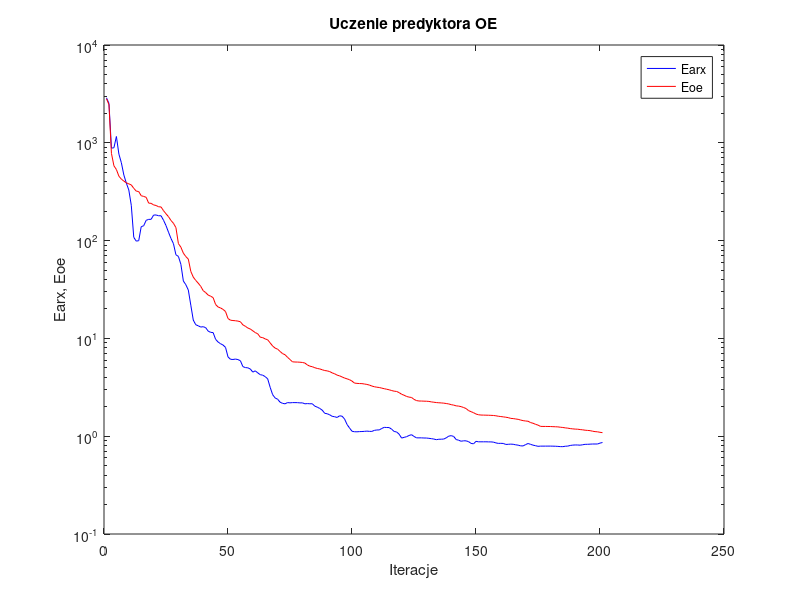
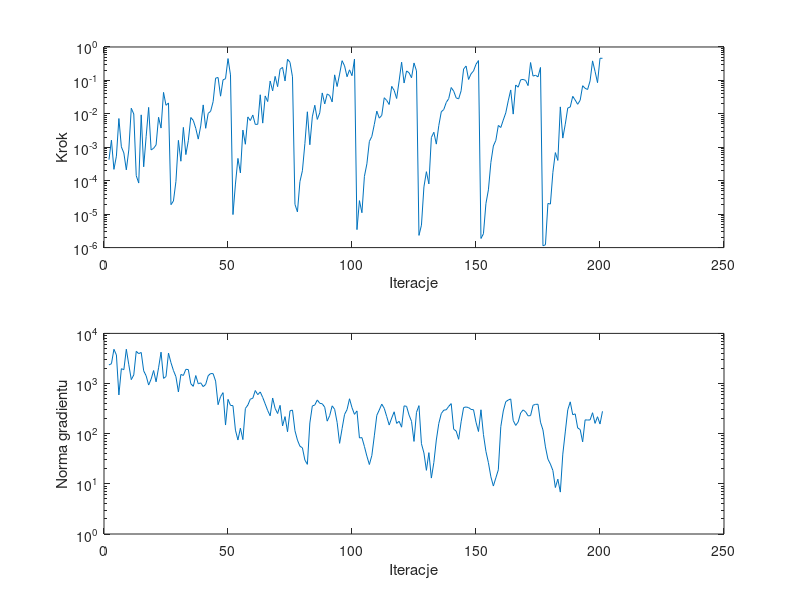

The MATLAB script that drew these images, in order:
%uczenie predyktora oe
clear all;
n=0; farx(n+1)=2.885862e+003; foe(n+1)=2.823961e+003; wspucz(n+1)=0.000000e+000; ng(n+1)=0.000000e+000;
%odnowa zmiennej metryki
n=1; farx(n+1)=2.528021e+003; foe(n+1)=2.453951e+003; krok(n+1)=4.261938e-004; ng(n+1)=2.356564e+003;
n=2; farx(n+1)=8.819672e+002; foe(n+1)=7.794921e+002; krok(n+1)=1.635770e-003; ng(n+1)=2.482012e+003;
n=3; farx(n+1)=8.904491e+002; foe(n+1)=5.817118e+002; krok(n+1)=2.186990e-004; ng(n+1)=4.821846e+003;
n=4; farx(n+1)=1.160491e+003; foe(n+1)=5.329342e+002; krok(n+1)=5.428423e-004; ng(n+1)=3.715305e+003;
n=5; farx(n+1)=7.669783e+002; foe(n+1)=4.558365e+002; krok(n+1)=7.251821e-003; ng(n+1)=5.925121e+002;
n=6; farx(n+1)=6.254583e+002; foe(n+1)=4.248957e+002; krok(n+1)=1.031685e-003; ng(n+1)=1.978664e+003;
n=7; farx(n+1)=4.689168e+002; foe(n+1)=4.061439e+002; krok(n+1)=6.767654e-004; ng(n+1)=1.889828e+003;
n=8; farx(n+1)=3.874273e+002; foe(n+1)=3.898215e+002; krok(n+1)=2.116763e-004; ng(n+1)=4.832030e+003;
n=9; farx(n+1)=3.293535e+002; foe(n+1)=3.804814e+002; krok(n+1)=8.336543e-004; ng(n+1)=2.370887e+003;
n=10; farx(n+1)=2.296436e+002; foe(n+1)=3.710807e+002; krok(n+1)=1.473291e-002; ng(n+1)=1.196079e+003;
n=11; farx(n+1)=1.080238e+002; foe(n+1)=3.424266e+002; krok(n+1)=9.904093e-003; ng(n+1)=1.487252e+003;
n=12; farx(n+1)=9.875665e+001; foe(n+1)=3.206695e+002; krok(n+1)=1.413318e-004; ng(n+1)=4.389723e+003;
n=13; farx(n+1)=9.983658e+001; foe(n+1)=3.172665e+002; krok(n+1)=8.528034e-005; ng(n+1)=3.945529e+003;
n=14; farx(n+1)=1.387180e+002; foe(n+1)=2.877618e+002; krok(n+1)=9.326355e-003; ng(n+1)=4.168417e+003;
n=15; farx(n+1)=1.419298e+002; foe(n+1)=2.829175e+002; krok(n+1)=2.612599e-004; ng(n+1)=1.793941e+003;
n=16; farx(n+1)=1.611859e+002; foe(n+1)=2.773120e+002; krok(n+1)=2.133516e-003; ng(n+1)=1.421715e+003;
n=17; farx(n+1)=1.647826e+002; foe(n+1)=2.417571e+002; krok(n+1)=1.559909e-002; ng(n+1)=9.328673e+002;
n=18; farx(n+1)=1.650684e+002; foe(n+1)=2.404248e+002; krok(n+1)=8.336543e-004; ng(n+1)=1.227423e+003;
n=19; farx(n+1)=1.823657e+002; foe(n+1)=2.317074e+002; krok(n+1)=9.317073e-004; ng(n+1)=1.818790e+003;
n=20; farx(n+1)=1.828966e+002; foe(n+1)=2.285822e+002; krok(n+1)=1.177143e-003; ng(n+1)=1.082468e+003;
n=21; farx(n+1)=1.795352e+002; foe(n+1)=2.218719e+002; krok(n+1)=7.903897e-003; ng(n+1)=2.059689e+003;
n=22; farx(n+1)=1.795250e+002; foe(n+1)=2.207605e+002; krok(n+1)=3.758503e-003; ng(n+1)=4.225497e+003;
n=23; farx(n+1)=1.614846e+002; foe(n+1)=2.022406e+002; krok(n+1)=4.382471e-002; ng(n+1)=1.267850e+003;
n=24; farx(n+1)=1.424350e+002; foe(n+1)=1.880775e+002; krok(n+1)=1.803262e-002; ng(n+1)=1.378916e+003;
n=25; farx(n+1)=1.220036e+002; foe(n+1)=1.756985e+002; krok(n+1)=2.117616e-002; ng(n+1)=4.042960e+003;
%odnowa zmiennej metryki
n=26; farx(n+1)=1.052795e+002; foe(n+1)=1.606969e+002; krok(n+1)=1.924408e-005; ng(n+1)=2.609577e+003;
n=27; farx(n+1)=9.313932e+001; foe(n+1)=1.503573e+002; krok(n+1)=2.480406e-005; ng(n+1)=1.820707e+003;
n=28; farx(n+1)=7.160054e+001; foe(n+1)=1.357832e+002; krok(n+1)=9.488657e-005; ng(n+1)=1.371334e+003;
n=29; farx(n+1)=6.893743e+001; foe(n+1)=9.321277e+001; krok(n+1)=1.612540e-003; ng(n+1)=6.793169e+002;
n=30; farx(n+1)=5.718826e+001; foe(n+1)=8.560940e+001; krok(n+1)=3.831728e-004; ng(n+1)=1.518978e+003;
n=31; farx(n+1)=3.862015e+001; foe(n+1)=7.440899e+001; krok(n+1)=3.937497e-003; ng(n+1)=1.449604e+003;
n=32; farx(n+1)=3.538719e+001; foe(n+1)=6.862540e+001; krok(n+1)=6.052069e-004; ng(n+1)=1.923191e+003;
n=33; farx(n+1)=3.121711e+001; foe(n+1)=6.468706e+001; krok(n+1)=1.575776e-003; ng(n+1)=1.898451e+003;
n=34; farx(n+1)=2.187414e+001; foe(n+1)=4.842146e+001; krok(n+1)=7.777754e-003; ng(n+1)=9.923033e+002;
n=35; farx(n+1)=1.539266e+001; foe(n+1)=4.232367e+001; krok(n+1)=6.353015e-003; ng(n+1)=8.794789e+002;
n=36; farx(n+1)=1.379058e+001; foe(n+1)=3.916268e+001; krok(n+1)=3.692938e-003; ng(n+1)=1.443801e+003;
n=37; farx(n+1)=1.345856e+001; foe(n+1)=3.669873e+001; krok(n+1)=1.757317e-003; ng(n+1)=9.886987e+002;
n=38; farx(n+1)=1.305982e+001; foe(n+1)=3.407607e+001; krok(n+1)=4.341280e-003; ng(n+1)=1.032614e+003;
n=39; farx(n+1)=1.317617e+001; foe(n+1)=3.075934e+001; krok(n+1)=1.851676e-002; ng(n+1)=8.675051e+002;
n=40; farx(n+1)=1.288452e+001; foe(n+1)=2.940485e+001; krok(n+1)=3.699641e-003; ng(n+1)=9.619135e+002;
n=41; farx(n+1)=1.186874e+001; foe(n+1)=2.774434e+001; krok(n+1)=1.032555e-002; ng(n+1)=1.431697e+003;
n=42; farx(n+1)=1.153182e+001; foe(n+1)=2.702396e+001; krok(n+1)=1.196445e-002; ng(n+1)=1.583809e+003;
n=43; farx(n+1)=1.146773e+001; foe(n+1)=2.611426e+001; krok(n+1)=2.320653e-002; ng(n+1)=1.573801e+003;
n=44; farx(n+1)=9.788935e+000; foe(n+1)=2.221184e+001; krok(n+1)=1.170340e-001; ng(n+1)=1.118949e+003;
n=45; farx(n+1)=9.185625e+000; foe(n+1)=2.095654e+001; krok(n+1)=1.221956e-001; ng(n+1)=3.787243e+002;
n=46; farx(n+1)=8.818556e+000; foe(n+1)=2.047535e+001; krok(n+1)=3.377395e-002; ng(n+1)=5.488639e+002;
n=47; farx(n+1)=8.556261e+000; foe(n+1)=1.980704e+001; krok(n+1)=1.041792e-001; ng(n+1)=6.585507e+002;
n=48; farx(n+1)=8.095347e+000; foe(n+1)=1.882427e+001; krok(n+1)=1.124683e-001; ng(n+1)=1.488623e+002;
n=49; farx(n+1)=6.469681e+000; foe(n+1)=1.596637e+001; krok(n+1)=4.500546e-001; ng(n+1)=4.843111e+002;
n=50; farx(n+1)=6.117591e+000; foe(n+1)=1.534822e+001; krok(n+1)=1.464036e-001; ng(n+1)=3.665480e+002;
%odnowa zmiennej metryki
n=51; farx(n+1)=6.086628e+000; foe(n+1)=1.523293e+001; krok(n+1)=9.716744e-006; ng(n+1)=3.624363e+002;
n=52; farx(n+1)=6.148618e+000; foe(n+1)=1.515964e+001; krok(n+1)=7.948838e-005; ng(n+1)=1.176228e+002;
n=53; farx(n+1)=6.074455e+000; foe(n+1)=1.502424e+001; krok(n+1)=4.652564e-004; ng(n+1)=7.492912e+001;
n=54; farx(n+1)=5.908129e+000; foe(n+1)=1.480176e+001; krok(n+1)=1.711903e-004; ng(n+1)=1.290768e+002;
n=55; farx(n+1)=5.146007e+000; foe(n+1)=1.375774e+001; krok(n+1)=3.271540e-003; ng(n+1)=7.623272e+001;
n=56; farx(n+1)=5.030549e+000; foe(n+1)=1.330621e+001; krok(n+1)=1.232480e-003; ng(n+1)=3.179495e+002;
n=57; farx(n+1)=5.002764e+000; foe(n+1)=1.276735e+001; krok(n+1)=8.108296e-003; ng(n+1)=3.722422e+002;
n=58; farx(n+1)=4.865609e+000; foe(n+1)=1.247401e+001; krok(n+1)=6.303106e-003; ng(n+1)=4.894378e+002;
n=59; farx(n+1)=4.523296e+000; foe(n+1)=1.195415e+001; krok(n+1)=9.231862e-003; ng(n+1)=5.087738e+002;
n=60; farx(n+1)=4.659504e+000; foe(n+1)=1.146911e+001; krok(n+1)=4.829711e-003; ng(n+1)=7.262576e+002;
n=61; farx(n+1)=4.442572e+000; foe(n+1)=1.114673e+001; krok(n+1)=4.880194e-003; ng(n+1)=5.998115e+002;
n=62; farx(n+1)=4.256342e+000; foe(n+1)=1.028396e+001; krok(n+1)=3.722882e-002; ng(n+1)=6.803908e+002;
n=63; farx(n+1)=4.206927e+000; foe(n+1)=1.018487e+001; krok(n+1)=5.282547e-003; ng(n+1)=5.273084e+002;
n=64; farx(n+1)=4.064816e+000; foe(n+1)=9.878249e+000; krok(n+1)=3.432277e-002; ng(n+1)=3.934891e+002;
n=65; farx(n+1)=3.859082e+000; foe(n+1)=9.678995e+000; krok(n+1)=2.331518e-002; ng(n+1)=2.898770e+002;
n=66; farx(n+1)=3.160688e+000; foe(n+1)=8.997083e+000; krok(n+1)=9.595947e-002; ng(n+1)=2.275251e+002;
n=67; farx(n+1)=2.658702e+000; foe(n+1)=8.356298e+000; krok(n+1)=4.880471e-002; ng(n+1)=5.150493e+002;
n=68; farx(n+1)=2.461461e+000; foe(n+1)=7.960689e+000; krok(n+1)=1.320406e-001; ng(n+1)=3.197923e+002;
n=69; farx(n+1)=2.389907e+000; foe(n+1)=7.763544e+000; krok(n+1)=6.504518e-002; ng(n+1)=2.523358e+002;
n=70; farx(n+1)=2.226770e+000; foe(n+1)=7.356842e+000; krok(n+1)=2.162376e-001; ng(n+1)=3.676233e+002;
n=71; farx(n+1)=2.167630e+000; foe(n+1)=6.989200e+000; krok(n+1)=2.457675e-001; ng(n+1)=1.427801e+002;
n=72; farx(n+1)=2.143238e+000; foe(n+1)=6.808556e+000; krok(n+1)=9.636975e-002; ng(n+1)=2.192399e+002;
n=73; farx(n+1)=2.207295e+000; foe(n+1)=6.409483e+000; krok(n+1)=4.310227e-001; ng(n+1)=1.092660e+002;
n=74; farx(n+1)=2.192680e+000; foe(n+1)=6.080960e+000; krok(n+1)=3.485301e-001; ng(n+1)=2.860700e+002;
n=75; farx(n+1)=2.206123e+000; foe(n+1)=5.763081e+000; krok(n+1)=1.280789e-001; ng(n+1)=2.957637e+002;
%odnowa zmiennej metryki
n=76; farx(n+1)=2.205212e+000; foe(n+1)=5.734658e+000; krok(n+1)=1.961815e-005; ng(n+1)=1.144834e+002;
n=77; farx(n+1)=2.203963e+000; foe(n+1)=5.729120e+000; krok(n+1)=1.168301e-005; ng(n+1)=7.455700e+001;
n=78; farx(n+1)=2.190604e+000; foe(n+1)=5.708002e+000; krok(n+1)=9.411109e-005; ng(n+1)=5.628663e+001;
n=79; farx(n+1)=2.193371e+000; foe(n+1)=5.675535e+000; krok(n+1)=1.991080e-004; ng(n+1)=5.231024e+001;
n=80; farx(n+1)=2.143621e+000; foe(n+1)=5.597617e+000; krok(n+1)=1.284763e-003; ng(n+1)=2.985229e+001;
n=81; farx(n+1)=2.155103e+000; foe(n+1)=5.354279e+000; krok(n+1)=1.153579e-002; ng(n+1)=2.448725e+001;
n=82; farx(n+1)=2.145735e+000; foe(n+1)=5.199762e+000; krok(n+1)=1.191677e-003; ng(n+1)=1.634252e+002;
n=83; farx(n+1)=2.147236e+000; foe(n+1)=5.137027e+000; krok(n+1)=8.130648e-003; ng(n+1)=3.575600e+002;
n=84; farx(n+1)=2.028965e+000; foe(n+1)=5.015582e+000; krok(n+1)=1.810110e-002; ng(n+1)=3.735133e+002;
n=85; farx(n+1)=1.981767e+000; foe(n+1)=4.927807e+000; krok(n+1)=6.819101e-003; ng(n+1)=4.711587e+002;
n=86; farx(n+1)=1.922197e+000; foe(n+1)=4.872717e+000; krok(n+1)=1.071180e-002; ng(n+1)=4.039096e+002;
n=87; farx(n+1)=1.845976e+000; foe(n+1)=4.780227e+000; krok(n+1)=4.226396e-002; ng(n+1)=3.953947e+002;
n=88; farx(n+1)=1.714320e+000; foe(n+1)=4.692294e+000; krok(n+1)=1.979909e-002; ng(n+1)=3.374664e+002;
n=89; farx(n+1)=1.696755e+000; foe(n+1)=4.655489e+000; krok(n+1)=3.943936e-002; ng(n+1)=1.779518e+002;
n=90; farx(n+1)=1.655256e+000; foe(n+1)=4.578983e+000; krok(n+1)=3.522595e-002; ng(n+1)=2.291194e+002;
n=91; farx(n+1)=1.597369e+000; foe(n+1)=4.441833e+000; krok(n+1)=2.272818e-002; ng(n+1)=3.592126e+002;
n=92; farx(n+1)=1.581407e+000; foe(n+1)=4.347053e+000; krok(n+1)=1.467726e-001; ng(n+1)=3.064416e+002;
n=93; farx(n+1)=1.554946e+000; foe(n+1)=4.211941e+000; krok(n+1)=6.570688e-002; ng(n+1)=1.679360e+002;
n=94; farx(n+1)=1.617025e+000; foe(n+1)=4.140025e+000; krok(n+1)=1.545508e-001; ng(n+1)=6.421199e+001;
n=95; farx(n+1)=1.601355e+000; foe(n+1)=4.036099e+000; krok(n+1)=3.891962e-001; ng(n+1)=1.263172e+002;
n=96; farx(n+1)=1.499929e+000; foe(n+1)=3.932753e+000; krok(n+1)=2.725909e-001; ng(n+1)=2.424035e+002;
n=97; farx(n+1)=1.317833e+000; foe(n+1)=3.859415e+000; krok(n+1)=1.288873e-001; ng(n+1)=3.023474e+002;
n=98; farx(n+1)=1.213732e+000; foe(n+1)=3.782906e+000; krok(n+1)=2.073757e-001; ng(n+1)=4.971155e+002;
n=99; farx(n+1)=1.123512e+000; foe(n+1)=3.659434e+000; krok(n+1)=1.383675e-001; ng(n+1)=3.299884e+002;
n=100; farx(n+1)=1.110828e+000; foe(n+1)=3.493855e+000; krok(n+1)=4.364225e-001; ng(n+1)=2.431214e+002;
%odnowa zmiennej metryki
n=101; farx(n+1)=1.109358e+000; foe(n+1)=3.468167e+000; krok(n+1)=3.445799e-006; ng(n+1)=2.845150e+002;
n=102; farx(n+1)=1.114304e+000; foe(n+1)=3.455124e+000; krok(n+1)=2.541507e-005; ng(n+1)=8.228090e+001;
n=103; farx(n+1)=1.116633e+000; foe(n+1)=3.448916e+000; krok(n+1)=1.103022e-005; ng(n+1)=8.361441e+001;
n=104; farx(n+1)=1.120906e+000; foe(n+1)=3.417961e+000; krok(n+1)=1.347782e-004; ng(n+1)=5.574067e+001;
n=105; farx(n+1)=1.127655e+000; foe(n+1)=3.384179e+000; krok(n+1)=3.199854e-004; ng(n+1)=3.564697e+001;
n=106; farx(n+1)=1.120787e+000; foe(n+1)=3.334532e+000; krok(n+1)=1.495225e-003; ng(n+1)=2.429179e+001;
n=107; farx(n+1)=1.119567e+000; foe(n+1)=3.257961e+000; krok(n+1)=2.117016e-003; ng(n+1)=3.678995e+001;
n=108; farx(n+1)=1.147100e+000; foe(n+1)=3.205582e+000; krok(n+1)=4.830641e-003; ng(n+1)=9.063545e+001;
n=109; farx(n+1)=1.158140e+000; foe(n+1)=3.169329e+000; krok(n+1)=1.208515e-002; ng(n+1)=2.323912e+002;
n=110; farx(n+1)=1.159406e+000; foe(n+1)=3.147815e+000; krok(n+1)=7.444102e-003; ng(n+1)=2.975124e+002;
n=111; farx(n+1)=1.199996e+000; foe(n+1)=3.100997e+000; krok(n+1)=9.019129e-003; ng(n+1)=3.892983e+002;
n=112; farx(n+1)=1.232078e+000; foe(n+1)=3.060418e+000; krok(n+1)=3.034235e-002; ng(n+1)=3.205385e+002;
n=113; farx(n+1)=1.227144e+000; foe(n+1)=3.019894e+000; krok(n+1)=2.512560e-002; ng(n+1)=2.196822e+002;
n=114; farx(n+1)=1.225312e+000; foe(n+1)=2.982681e+000; krok(n+1)=1.906683e-002; ng(n+1)=1.488388e+002;
n=115; farx(n+1)=1.178413e+000; foe(n+1)=2.929108e+000; krok(n+1)=6.640781e-002; ng(n+1)=2.048340e+002;
n=116; farx(n+1)=1.118014e+000; foe(n+1)=2.886863e+000; krok(n+1)=5.034993e-002; ng(n+1)=2.734679e+002;
n=117; farx(n+1)=1.104427e+000; foe(n+1)=2.867290e+000; krok(n+1)=2.876644e-002; ng(n+1)=1.606297e+002;
n=118; farx(n+1)=1.048583e+000; foe(n+1)=2.790085e+000; krok(n+1)=9.685822e-002; ng(n+1)=1.766778e+002;
n=119; farx(n+1)=9.573046e-001; foe(n+1)=2.685615e+000; krok(n+1)=3.505976e-001; ng(n+1)=1.349005e+002;
n=120; farx(n+1)=9.731031e-001; foe(n+1)=2.624483e+000; krok(n+1)=8.373214e-002; ng(n+1)=3.587520e+002;
n=121; farx(n+1)=9.883845e-001; foe(n+1)=2.549571e+000; krok(n+1)=1.919924e-001; ng(n+1)=3.513288e+002;
n=122; farx(n+1)=1.016735e+000; foe(n+1)=2.510193e+000; krok(n+1)=1.697026e-001; ng(n+1)=2.359414e+002;
n=123; farx(n+1)=1.036539e+000; foe(n+1)=2.490103e+000; krok(n+1)=1.200480e-001; ng(n+1)=1.764549e+002;
n=124; farx(n+1)=9.946032e-001; foe(n+1)=2.380923e+000; krok(n+1)=3.326660e-001; ng(n+1)=7.013982e+001;
n=125; farx(n+1)=9.623498e-001; foe(n+1)=2.313576e+000; krok(n+1)=1.933624e-001; ng(n+1)=2.663413e+002;
%odnowa zmiennej metryki
n=126; farx(n+1)=9.619449e-001; foe(n+1)=2.290229e+000; krok(n+1)=2.315967e-006; ng(n+1)=3.627279e+002;
n=127; farx(n+1)=9.617642e-001; foe(n+1)=2.288758e+000; krok(n+1)=4.682781e-006; ng(n+1)=6.313592e+001;
n=128; farx(n+1)=9.585102e-001; foe(n+1)=2.282158e+000; krok(n+1)=6.535236e-005; ng(n+1)=4.137999e+001;
n=129; farx(n+1)=9.579997e-001; foe(n+1)=2.278439e+000; krok(n+1)=1.864752e-004; ng(n+1)=1.859510e+001;
n=130; farx(n+1)=9.513936e-001; foe(n+1)=2.268316e+000; krok(n+1)=8.029770e-005; ng(n+1)=4.191913e+001;
n=131; farx(n+1)=9.439672e-001; foe(n+1)=2.243154e+000; krok(n+1)=1.958383e-003; ng(n+1)=1.304217e+001;
n=132; farx(n+1)=9.352544e-001; foe(n+1)=2.225359e+000; krok(n+1)=2.818159e-003; ng(n+1)=2.663443e+001;
n=133; farx(n+1)=9.212795e-001; foe(n+1)=2.208290e+000; krok(n+1)=1.244450e-003; ng(n+1)=7.484822e+001;
n=134; farx(n+1)=9.307871e-001; foe(n+1)=2.197120e+000; krok(n+1)=4.483426e-003; ng(n+1)=1.605313e+002;
n=135; farx(n+1)=9.317172e-001; foe(n+1)=2.189391e+000; krok(n+1)=1.154146e-002; ng(n+1)=2.519892e+002;
n=136; farx(n+1)=9.352289e-001; foe(n+1)=2.177397e+000; krok(n+1)=1.346946e-002; ng(n+1)=2.943478e+002;
n=137; farx(n+1)=9.623970e-001; foe(n+1)=2.158669e+000; krok(n+1)=2.191235e-002; ng(n+1)=2.999348e+002;
n=138; farx(n+1)=1.000829e+000; foe(n+1)=2.137268e+000; krok(n+1)=2.857938e-002; ng(n+1)=3.508488e+002;
n=139; farx(n+1)=1.013578e+000; foe(n+1)=2.101219e+000; krok(n+1)=6.137372e-002; ng(n+1)=3.981336e+002;
n=140; farx(n+1)=9.937594e-001; foe(n+1)=2.079107e+000; krok(n+1)=4.773765e-002; ng(n+1)=1.228452e+002;
n=141; farx(n+1)=9.242585e-001; foe(n+1)=2.043495e+000; krok(n+1)=3.012318e-002; ng(n+1)=1.128147e+002;
n=142; farx(n+1)=9.100596e-001; foe(n+1)=2.031065e+000; krok(n+1)=2.800363e-002; ng(n+1)=7.737376e+001;
n=143; farx(n+1)=8.879042e-001; foe(n+1)=2.006285e+000; krok(n+1)=4.904612e-002; ng(n+1)=1.729661e+002;
n=144; farx(n+1)=8.976760e-001; foe(n+1)=1.964726e+000; krok(n+1)=2.193298e-001; ng(n+1)=3.323714e+002;
n=145; farx(n+1)=8.963934e-001; foe(n+1)=1.917776e+000; krok(n+1)=2.696528e-001; ng(n+1)=3.409348e+002;
n=146; farx(n+1)=8.800057e-001; foe(n+1)=1.826552e+000; krok(n+1)=1.067078e-001; ng(n+1)=3.318778e+002;
n=147; farx(n+1)=8.444087e-001; foe(n+1)=1.781695e+000; krok(n+1)=1.576475e-001; ng(n+1)=3.049817e+002;
n=148; farx(n+1)=8.357791e-001; foe(n+1)=1.739742e+000; krok(n+1)=1.914145e-001; ng(n+1)=3.007002e+002;
n=149; farx(n+1)=8.860905e-001; foe(n+1)=1.685603e+000; krok(n+1)=3.041953e-001; ng(n+1)=1.692352e+002;
n=150; farx(n+1)=8.764742e-001; foe(n+1)=1.657269e+000; krok(n+1)=3.923690e-001; ng(n+1)=1.105483e+002;
%odnowa zmiennej metryki
n=151; farx(n+1)=8.763241e-001; foe(n+1)=1.645474e+000; krok(n+1)=1.871546e-006; ng(n+1)=2.999651e+002;
n=152; farx(n+1)=8.764130e-001; foe(n+1)=1.643467e+000; krok(n+1)=2.597363e-006; ng(n+1)=9.624551e+001;
n=153; farx(n+1)=8.767556e-001; foe(n+1)=1.640607e+000; krok(n+1)=2.069140e-005; ng(n+1)=4.443699e+001;
n=154; farx(n+1)=8.749914e-001; foe(n+1)=1.638216e+000; krok(n+1)=5.338120e-005; ng(n+1)=2.648009e+001;
n=155; farx(n+1)=8.745119e-001; foe(n+1)=1.634165e+000; krok(n+1)=3.534472e-004; ng(n+1)=1.380194e+001;
n=156; farx(n+1)=8.700416e-001; foe(n+1)=1.629278e+000; krok(n+1)=1.093065e-003; ng(n+1)=9.041690e+000;
n=157; farx(n+1)=8.544528e-001; foe(n+1)=1.617813e+000; krok(n+1)=1.611746e-003; ng(n+1)=1.315301e+001;
n=158; farx(n+1)=8.442807e-001; foe(n+1)=1.599632e+000; krok(n+1)=4.508154e-003; ng(n+1)=1.907604e+001;
n=159; farx(n+1)=8.457041e-001; foe(n+1)=1.588750e+000; krok(n+1)=3.902711e-003; ng(n+1)=1.381813e+002;
n=160; farx(n+1)=8.432110e-001; foe(n+1)=1.576603e+000; krok(n+1)=6.543079e-003; ng(n+1)=2.839168e+002;
n=161; farx(n+1)=8.238879e-001; foe(n+1)=1.563419e+000; krok(n+1)=1.071180e-002; ng(n+1)=4.347216e+002;
n=162; farx(n+1)=8.264040e-001; foe(n+1)=1.548828e+000; krok(n+1)=2.452306e-002; ng(n+1)=4.688037e+002;
n=163; farx(n+1)=8.299801e-001; foe(n+1)=1.521010e+000; krok(n+1)=5.184392e-002; ng(n+1)=4.932179e+002;
n=164; farx(n+1)=8.267933e-001; foe(n+1)=1.514786e+000; krok(n+1)=9.832841e-003; ng(n+1)=1.840269e+002;
n=165; farx(n+1)=8.164745e-001; foe(n+1)=1.500153e+000; krok(n+1)=7.301859e-002; ng(n+1)=1.462292e+002;
n=166; farx(n+1)=8.097393e-001; foe(n+1)=1.487310e+000; krok(n+1)=6.268030e-002; ng(n+1)=1.711561e+002;
n=167; farx(n+1)=7.969625e-001; foe(n+1)=1.462663e+000; krok(n+1)=1.042621e-001; ng(n+1)=2.588761e+002;
n=168; farx(n+1)=7.952741e-001; foe(n+1)=1.442831e+000; krok(n+1)=1.071906e-001; ng(n+1)=2.979972e+002;
n=169; farx(n+1)=8.210906e-001; foe(n+1)=1.430581e+000; krok(n+1)=1.000852e-001; ng(n+1)=2.732046e+002;
n=170; farx(n+1)=8.420826e-001; foe(n+1)=1.422276e+000; krok(n+1)=6.995615e-002; ng(n+1)=2.269898e+002;
n=171; farx(n+1)=8.255171e-001; foe(n+1)=1.378564e+000; krok(n+1)=3.427774e-001; ng(n+1)=2.292820e+002;
n=172; farx(n+1)=8.100598e-001; foe(n+1)=1.356477e+000; krok(n+1)=1.347860e-001; ng(n+1)=3.694397e+002;
n=173; farx(n+1)=7.996649e-001; foe(n+1)=1.323018e+000; krok(n+1)=1.428686e-001; ng(n+1)=3.845074e+002;
n=174; farx(n+1)=7.881354e-001; foe(n+1)=1.298394e+000; krok(n+1)=1.276801e-001; ng(n+1)=3.865284e+002;
n=175; farx(n+1)=7.916605e-001; foe(n+1)=1.260257e+000; krok(n+1)=2.442288e-001; ng(n+1)=1.697023e+002;
%odnowa zmiennej metryki
n=176; farx(n+1)=7.916754e-001; foe(n+1)=1.258592e+000; krok(n+1)=1.132827e-006; ng(n+1)=1.188833e+002;
n=177; farx(n+1)=7.917098e-001; foe(n+1)=1.258310e+000; krok(n+1)=1.213350e-006; ng(n+1)=5.450769e+001;
n=178; farx(n+1)=7.921225e-001; foe(n+1)=1.256991e+000; krok(n+1)=2.092147e-005; ng(n+1)=3.111240e+001;
n=179; farx(n+1)=7.920737e-001; foe(n+1)=1.256015e+000; krok(n+1)=2.003107e-005; ng(n+1)=2.477646e+001;
n=180; farx(n+1)=7.910324e-001; foe(n+1)=1.252154e+000; krok(n+1)=1.780999e-004; ng(n+1)=1.846917e+001;
n=181; farx(n+1)=7.896254e-001; foe(n+1)=1.249134e+000; krok(n+1)=6.935224e-004; ng(n+1)=8.443143e+000;
n=182; farx(n+1)=7.869081e-001; foe(n+1)=1.245589e+000; krok(n+1)=4.047370e-004; ng(n+1)=1.241256e+001;
n=183; farx(n+1)=7.826765e-001; foe(n+1)=1.235474e+000; krok(n+1)=1.615204e-002; ng(n+1)=6.846220e+000;
n=184; farx(n+1)=7.818873e-001; foe(n+1)=1.228316e+000; krok(n+1)=1.882699e-003; ng(n+1)=3.914131e+001;
n=185; farx(n+1)=7.897170e-001; foe(n+1)=1.216906e+000; krok(n+1)=4.914651e-003; ng(n+1)=1.085011e+002;
n=186; farx(n+1)=7.920460e-001; foe(n+1)=1.208920e+000; krok(n+1)=1.495979e-002; ng(n+1)=2.987397e+002;
n=187; farx(n+1)=8.045085e-001; foe(n+1)=1.196504e+000; krok(n+1)=1.604627e-002; ng(n+1)=4.316647e+002;
n=188; farx(n+1)=8.106829e-001; foe(n+1)=1.188741e+000; krok(n+1)=3.351559e-002; ng(n+1)=2.387314e+002;
n=189; farx(n+1)=8.137877e-001; foe(n+1)=1.181966e+000; krok(n+1)=2.580064e-002; ng(n+1)=2.485848e+002;
n=190; farx(n+1)=8.130013e-001; foe(n+1)=1.179107e+000; krok(n+1)=1.932256e-002; ng(n+1)=1.301682e+002;
n=191; farx(n+1)=8.094111e-001; foe(n+1)=1.169151e+000; krok(n+1)=2.549876e-002; ng(n+1)=1.212114e+002;
n=192; farx(n+1)=8.176161e-001; foe(n+1)=1.162472e+000; krok(n+1)=6.939329e-002; ng(n+1)=6.874702e+001;
n=193; farx(n+1)=8.258330e-001; foe(n+1)=1.151563e+000; krok(n+1)=5.793922e-002; ng(n+1)=1.887127e+002;
n=194; farx(n+1)=8.264858e-001; foe(n+1)=1.145943e+000; krok(n+1)=5.359529e-002; ng(n+1)=1.873074e+002;
n=195; farx(n+1)=8.292990e-001; foe(n+1)=1.140099e+000; krok(n+1)=9.673938e-002; ng(n+1)=1.881680e+002;
n=196; farx(n+1)=8.321258e-001; foe(n+1)=1.124898e+000; krok(n+1)=3.838379e-001; ng(n+1)=2.619380e+002;
n=197; farx(n+1)=8.322431e-001; foe(n+1)=1.114132e+000; krok(n+1)=1.865458e-001; ng(n+1)=1.607077e+002;
n=198; farx(n+1)=8.324070e-001; foe(n+1)=1.108897e+000; krok(n+1)=8.569436e-002; ng(n+1)=2.180713e+002;
n=199; farx(n+1)=8.500731e-001; foe(n+1)=1.095952e+000; krok(n+1)=4.602673e-001; ng(n+1)=1.559528e+002;
n=200; farx(n+1)=8.620901e-001; foe(n+1)=1.086955e+000; krok(n+1)=4.585593e-001; ng(n+1)=2.796815e+002;

figure; semilogy(farx,'b'); hold on; semilogy(foe,'r'); xlabel('Iteracje'); ylabel('Earx, Eoe'); legend('Earx','Eoe'); title('Uczenie predyktora OE');
figure; subplot(2,1,1); semilogy(krok); xlabel('Iteracje'); ylabel('Krok');
subplot(2,1,2); semilogy(ng); xlabel('Iteracje'); ylabel('Norma gradientu');
Earx=farx(n+1)
Eoe=foe(n+1)
